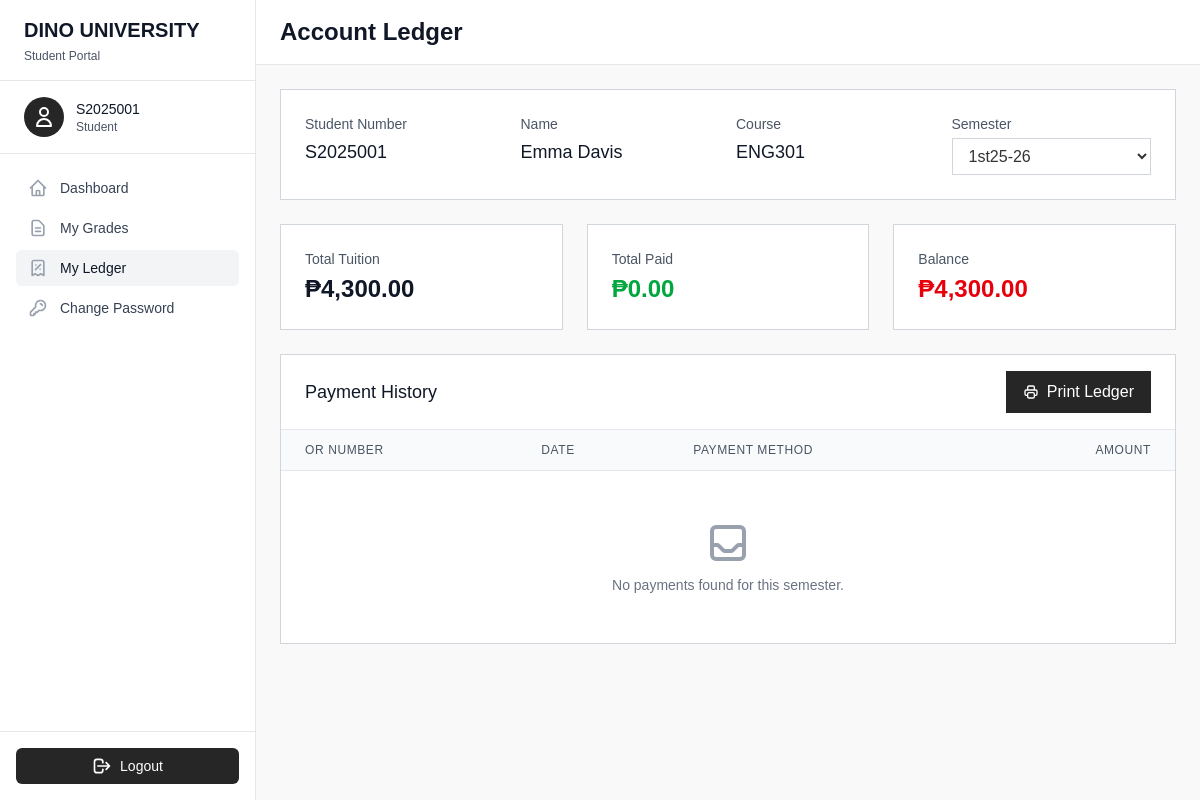
Screenshot of /student/collections.php (signed in) with the database file from the repository.
### tables this page shows
CREATE TABLE IF NOT EXISTS `students` (
  `student_id` int NOT NULL AUTO_INCREMENT,
  `student_number` varchar(50) NOT NULL DEFAULT '0',
  `name` varchar(100) NOT NULL DEFAULT '0',
  `gender` varchar(10) NOT NULL DEFAULT 'Male',
  `course_id` int NOT NULL DEFAULT '0',
  PRIMARY KEY (`student_id`),
  KEY `FK_students_courses` (`course_id`),
  CONSTRAINT `FK_students_courses` FOREIGN KEY (`course_id`) REFERENCES `courses` (`course_id`) ON DELETE CASCADE ON UPDATE CASCADE
);

CREATE TABLE IF NOT EXISTS `courses` (
  `course_id` int NOT NULL AUTO_INCREMENT,
  `code` varchar(50) DEFAULT NULL,
  `name` varchar(100) DEFAULT NULL,
  PRIMARY KEY (`course_id`)
);

### student/collections.php (the view, shortened to what this page needs)
<?php
require('../partials/head.php');
$user = $_SESSION['user'];
$stmt = $connection->prepare("
select s.student_id, s.student_number, s.name as student_name, c.code as course_name
from students s
left join courses c on s.course_id = c.course_id
where s.student_number = ?;
");
$stmt->execute([$user['name']]);
$student = $stmt->fetch();
$stmt = $connection->prepare("select * from semesters order by id");
$stmt->execute();
$semesters = $stmt->fetchAll();
$current_semester = $_GET['semester'] ?? ($semesters[0]['code'] ?? '1st25-26');
$stmt = $connection->prepare("
select * from collections where student_id = ? and semester_id = (select id from semesters where code = ?);
");
$stmt->execute([$student['student_id'], $current_semester]);
$collections = $stmt->fetchAll();
$stmt = $connection->prepare("
select * from student_subjects ss join subjects s where ss.student_id = ? and ss.semester_id = (select id from semesters where code = ?) and ss.subject_id = s.id
");
$stmt->execute([$student['student_id'], $current_semester]);
$tuitions = $stmt->fetchAll();
$total_tuition = 0;
foreach ($tuitions as $tuition) {
  $total_tuition += floatval($tuition['price_unit']) * intval($tuition['units']);
}
$total_paid = 0;
?>
<body class="bg-gray-50" x-data="{ sidebarOpen: false }">
  <?php require('../partials/student_sidebar.php'); ?>
  <div class="flex-1 lg:ml-64">
    <div class="bg-white border-b border-gray-200 px-6 py-4">
      <div class="flex items-center justify-between">
        <div class="flex items-center space-x-4">
          <h1 class="text-2xl font-extrabold text-gray-900">Account Ledger</h1>
        </div>
      </div>
    </div>
    <div class="p-6 space-y-6">
      <div class="bg-white border border-gray-300 p-6">
        <div class="grid grid-cols-1 md:grid-cols-2 lg:grid-cols-4 gap-4">
          <div>
            <p class="text-sm text-gray-600 mb-1">Student Number</p>
            <p class="text-lg font-medium text-gray-900"><?= $student['student_number'] ?></p>
          </div>
          <div>
            <p class="text-sm text-gray-600 mb-1">Name</p>
            <p class="text-lg font-medium text-gray-900"><?= $student['student_name'] ?></p>
          </div>
          <div>
            <p class="text-sm text-gray-600 mb-1">Course</p>
            <p class="text-lg font-medium text-gray-900"><?= $student['course_name'] ?></p>
          </div>
          <div>
            <label class="text-sm text-gray-600 mb-1 block">Semester</label>
            <select name="semester" id="semester_select" onchange="changeSemester(this.value)"
              class="w-full px-3 py-2 border border-gray-300 bg-white focus:ring-neutral-800 focus:border-neutral-800">
              <?php foreach ($semesters as $semester) : ?>
                <option value="<?= $semester['code'] ?>"
                  <?= $semester['code'] === $current_semester ? 'selected' : '' ?>>
                  <?= $semester['code'] ?>
                </option>
              <?php endforeach; ?>
            </select>
          </div>
        </div>
      </div>
      <div class="grid grid-cols-1 md:grid-cols-3 gap-6">
        <div class="bg-white border border-gray-300 p-6">
          <p class="text-sm text-gray-600 mb-1">Total Tuition</p>
          <p class="text-2xl font-extrabold text-gray-900">₱<?= number_format($total_tuition, 2) ?></p>
        </div>
        <div class="bg-white border border-gray-300 p-6">
          <p class="text-sm text-gray-600 mb-1">Total Paid</p>
          <p class="text-2xl font-extrabold text-green-600">₱<?= number_format($total_paid, 2) ?></p>
        </div>
        <div class="bg-white border border-gray-300 p-6">
          <p class="text-sm text-gray-600 mb-1">Balance</p>
          <p class="text-2xl font-extrabold <?= ($total_tuition - $total_paid) > 0 ? 'text-red-600' : 'text-gray-900' ?>">
            ₱<?= number_format($total_tuition - $total_paid, 2) ?>
          </p>
        </div>
      </div>
      <div class="bg-white border border-gray-300">
        <div class="px-6 py-4 border-b border-gray-200 flex items-center justify-between">
          <h2 class="text-lg font-medium text-gray-900">Payment History</h2>
          <a target="_blank"
            class="inline-flex items-center px-4 py-2 bg-neutral-800 hover:bg-neutral-900 text-white font-medium border border-neutral-800 focus:ring-2 focus:ring-neutral-800 focus:ring-offset-2"
            href="ledger.php?student=<?= $student['student_number'] ?>&semester=<?= $current_semester ?>">
            Print Ledger
          </a>
        </div>
        <div class="overflow-x-auto">
          <table class="w-full">
            <thead class="bg-gray-50 border-b border-gray-200">
              <tr>
                <th class="px-6 py-3 text-left text-xs font-medium text-gray-600 uppercase tracking-wider">OR Number</th>
                <th class="px-6 py-3 text-left text-xs font-medium text-gray-600 uppercase tracking-wider">Date</th>
                <th class="px-6 py-3 text-left text-xs font-medium text-gray-600 uppercase tracking-wider">Payment Method</th>
                <th class="px-6 py-3 text-right text-xs font-medium text-gray-600 uppercase tracking-wider">Amount</th>
              </tr>
            </thead>
            <tbody class="divide-y divide-gray-200">
              <?php if (empty($collections)) : ?>
                <tr>
                  <td colspan="4" class="px-6 py-12 text-center text-gray-500">
                    <p class="text-sm">No payments found for this semester.</p>
                  </td>
                </tr>
              <?php endif; ?>
            </tbody>
          </table>
        </div>
      </div>
    </div>
  </div>
</body>
<?php
require('../partials/footer.php')
?>

### partials/head.php (style rules this page uses)
html, body { height: 100%; margin: 0; padding: 0; font-family: sans-serif; font-weight: 100; background-color: #f9f9f9; color: #333; box-sizing: border-box; }

### rows the page displays
students: student_number "S2025001", name "Emma Davis", course.code "ENG301"

### other values shown
$_SESSION['user']['name'] "S2025001"
$total_tuition "4,300.00"
$total_paid "0.00"
$total_tuition - $total_paid "4,300.00"
form field semester "1st25-26"
